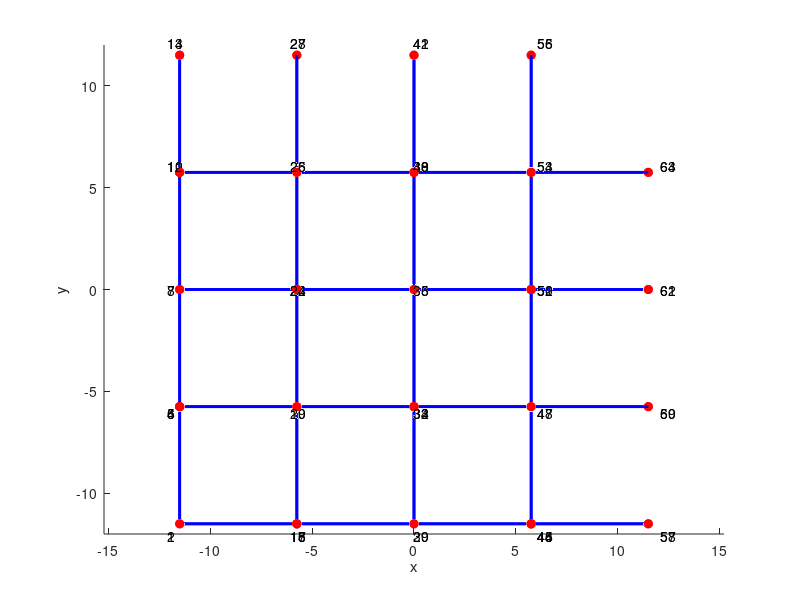
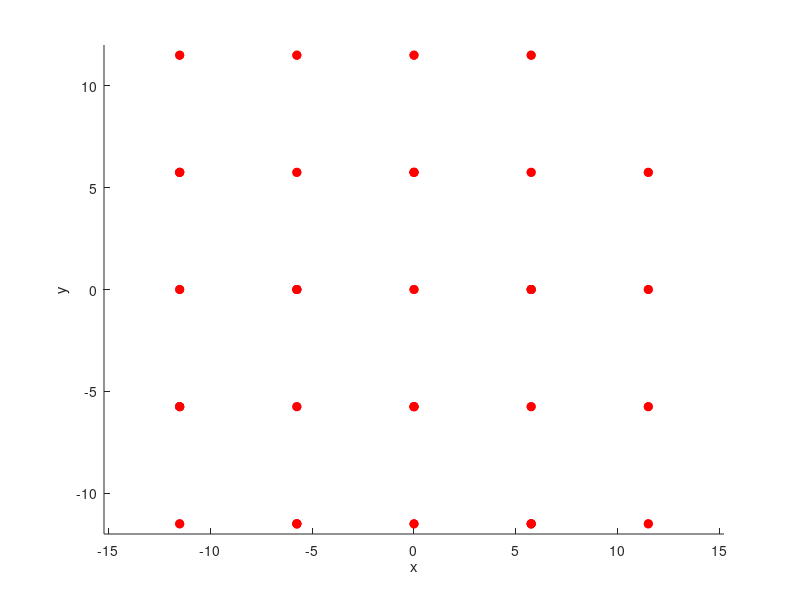

MATLAB code for these plots, in order:
clear;

%%
% This is the one with the extra struts

H=17.5;
h=5.5;
L=11.5;

%% Setup first system

Latt.Prep.H=H;
Latt.Prep.h=h;
Latt.Prep.L=L;

Latt.Prep.x=[-L -L./2 0 L./2 L].';
Latt.Prep.y=[-L -L./2 0 L./2 L].';
Latt.Prep.z=[-(H-h) -H./2 h-H./2 H./2-h H./2 H-h].';

Latt.Prep.XCoord=zeros(5,5,6);
Latt.Prep.YCoord=zeros(5,5,6);
Latt.Prep.ZCoord=zeros(5,5,6);
Latt.Prep.Phit=false(5,5,6);
Latt.Prep.PMap=zeros(5,5,6);
Latt.Prep.XLType=[2 1 2 1 2].';

Latt.Prep.LayerHit(1).Mp=false(5,6);
Latt.Prep.LayerHit(1).Mp([1 3 5],1)=true;
Latt.Prep.LayerHit(1).Mp([2 4],2)=true;
Latt.Prep.LayerHit(1).Mp([1 3 5],3)=true;
Latt.Prep.LayerHit(1).Mp([1 3 5],4)=true;
Latt.Prep.LayerHit(1).Mp([2 4],5)=true;
Latt.Prep.LayerHit(1).Mp([1 3 5],6)=true;

Latt.Prep.LayerHit(2).Mp=false(5,6);
Latt.Prep.LayerHit(2).Mp([2 4],1)=true;
Latt.Prep.LayerHit(2).Mp([1 3 5],2)=true;
Latt.Prep.LayerHit(2).Mp([2 4],3)=true;
Latt.Prep.LayerHit(2).Mp([2 4],4)=true;
Latt.Prep.LayerHit(2).Mp([1 3 5],5)=true;
Latt.Prep.LayerHit(2).Mp([2 4],6)=true;
Latt.Prep.NodePoints=zeros(74,3);
nNodes=0;

for nx=1:5   
    nType=Latt.Prep.XLType(nx);
    for ny=1:5
        for nz=1:6
            Latt.Prep.XCoord(ny,nx,nz)=Latt.Prep.x(nx);
            Latt.Prep.YCoord(ny,nx,nz)=Latt.Prep.y(ny);
            Latt.Prep.ZCoord(ny,nx,nz)=Latt.Prep.z(nz);
            
            Latt.Prep.Phit(ny,nx,nz)=Latt.Prep.LayerHit(nType).Mp(ny,nz);
            
            if (Latt.Prep.Phit(ny,nx,nz))
                nNodes=nNodes+1;
                Latt.Prep.NodePoints(nNodes,:)=[ny,nx,nz];
                Latt.Prep.PMap(ny,nx,nz)=nNodes;
            end
            
        end
    end
end

%%
Latt.Nodes=zeros(size(Latt.Prep.NodePoints,1),3);
for nNodes=1:size(Latt.Prep.NodePoints,1)
    ny=Latt.Prep.NodePoints(nNodes,1);
    nx=Latt.Prep.NodePoints(nNodes,2);
    nz=Latt.Prep.NodePoints(nNodes,3);
    Latt.Nodes(nNodes,:)=[Latt.Prep.XCoord(ny,nx,nz),...
        Latt.Prep.YCoord(ny,nx,nz),Latt.Prep.ZCoord(ny,nx,nz)];
end

%% Now for Beams
Latt.Prep.Layer(1).Struts=zeros(16,2);
Latt.Prep.Layer(1).ExtraStrut=false(16,1);
Latt.Prep.Layer(1).EdgeStrut=false(16,1);

Latt.Prep.Layer(1).ExtraStrut([8,9])=true;
Latt.Prep.Layer(1).EdgeStrut([3,16])=true;

Latt.Prep.Layer(1).Struts(1,:)=sort([1 6]);
Latt.Prep.Layer(1).Struts(2,:)=sort([2 7]);
Latt.Prep.Layer(1).Struts(3,:)=sort([3 8]);
Latt.Prep.Layer(1).Struts(4,:)=sort([6 4]);
Latt.Prep.Layer(1).Struts(5,:)=sort([4 7]);
Latt.Prep.Layer(1).Struts(6,:)=sort([7 5]);
Latt.Prep.Layer(1).Struts(7,:)=sort([5 8]);
Latt.Prep.Layer(1).Struts(8,:)=sort([4 12]);
Latt.Prep.Layer(1).Struts(9,:)=sort([5 13]);
Latt.Prep.Layer(1).Struts(10,:)=sort([9 12]);
Latt.Prep.Layer(1).Struts(11,:)=sort([10 12]);
Latt.Prep.Layer(1).Struts(12,:)=sort([10 13]);
Latt.Prep.Layer(1).Struts(13,:)=sort([13 11]);
Latt.Prep.Layer(1).Struts(14,:)=sort([9 14]);
Latt.Prep.Layer(1).Struts(15,:)=sort([10 15]);
Latt.Prep.Layer(1).Struts(16,:)=sort([11 16]);

Latt.Prep.Layer(1).ConnectStruts=[4 5 6 7 10 11 12 13];

Latt.Prep.Layer(1).NMap=zeros(16,2);
Latt.Prep.Layer(1).NMap(1,:)=[1,1];
Latt.Prep.Layer(1).NMap(2,:)=[3,1];
Latt.Prep.Layer(1).NMap(3,:)=[5,1];
Latt.Prep.Layer(1).NMap(4,:)=[2,2];
Latt.Prep.Layer(1).NMap(5,:)=[4,2];
Latt.Prep.Layer(1).NMap(6,:)=[1,3];
Latt.Prep.Layer(1).NMap(7,:)=[3,3];
Latt.Prep.Layer(1).NMap(8,:)=[5,3];
Latt.Prep.Layer(1).NMap(9,:)=[1,4];
Latt.Prep.Layer(1).NMap(10,:)=[3,4];
Latt.Prep.Layer(1).NMap(11,:)=[5,4];
Latt.Prep.Layer(1).NMap(12,:)=[2,5];
Latt.Prep.Layer(1).NMap(13,:)=[4,5];
Latt.Prep.Layer(1).NMap(14,:)=[1,6];
Latt.Prep.Layer(1).NMap(15,:)=[3,6];
Latt.Prep.Layer(1).NMap(16,:)=[5,6];



% --
Latt.Prep.Layer(2).Struts=zeros(15,2);
Latt.Prep.Layer(2).ExtraStrut=false(15,1);
Latt.Prep.Layer(2).EdgeStrut=false(15,1);

Latt.Prep.Layer(2).EdgeStrut(9)=true;

Latt.Prep.Layer(2).Struts(1,:)=sort([1 6]);
Latt.Prep.Layer(2).Struts(2,:)=sort([2 7]);
Latt.Prep.Layer(2).Struts(3,:)=sort([3 6]);
Latt.Prep.Layer(2).Struts(4,:)=sort([4 6]);
Latt.Prep.Layer(2).Struts(5,:)=sort([4 7]);
Latt.Prep.Layer(2).Struts(6,:)=sort([5 7]);
Latt.Prep.Layer(2).Struts(7,:)=sort([3 10]);
Latt.Prep.Layer(2).Struts(8,:)=sort([4 11]);
Latt.Prep.Layer(2).Struts(9,:)=sort([5 12]);
Latt.Prep.Layer(2).Struts(10,:)=sort([10 8]);
Latt.Prep.Layer(2).Struts(11,:)=sort([8 11]);
Latt.Prep.Layer(2).Struts(12,:)=sort([11 9]);
Latt.Prep.Layer(2).Struts(13,:)=sort([9 12]);
Latt.Prep.Layer(2).Struts(14,:)=sort([8 13]);
Latt.Prep.Layer(2).Struts(15,:)=sort([9 14]);

Latt.Prep.Layer(2).ConnectStruts=[3 4 5 6 10 11 12 13];

Latt.Prep.Layer(2).NMap=zeros(14,2);
Latt.Prep.Layer(2).NMap(1,:)=[2,1];
Latt.Prep.Layer(2).NMap(2,:)=[4,1];
Latt.Prep.Layer(2).NMap(3,:)=[1,2];
Latt.Prep.Layer(2).NMap(4,:)=[3,2];
Latt.Prep.Layer(2).NMap(5,:)=[5,2];
Latt.Prep.Layer(2).NMap(6,:)=[2,3];
Latt.Prep.Layer(2).NMap(7,:)=[4,3];
Latt.Prep.Layer(2).NMap(8,:)=[2,4];
Latt.Prep.Layer(2).NMap(9,:)=[4,4];
Latt.Prep.Layer(2).NMap(10,:)=[1,5];
Latt.Prep.Layer(2).NMap(11,:)=[3,5];
Latt.Prep.Layer(2).NMap(12,:)=[5,5];
Latt.Prep.Layer(2).NMap(13,:)=[2,6];
Latt.Prep.Layer(2).NMap(14,:)=[4,6];

%%
Latt.Struts=zeros(117,2);
Latt.ExtraStrut=false(117,1);
Latt.EdgeStrut=false(117,1);
nStrut=0;
for nLayer=1:5
   LayerType=Latt.Prep.XLType(nLayer);
   for nS=1:size(Latt.Prep.Layer(LayerType).Struts,1)
       nStrut=nStrut+1;
       p1=Latt.Prep.Layer(LayerType).Struts(nS,1);
       ny=Latt.Prep.Layer(LayerType).NMap(p1,1);
       nz=Latt.Prep.Layer(LayerType).NMap(p1,2);
       P1=Latt.Prep.PMap(ny,nLayer,nz);
       
       p2=Latt.Prep.Layer(LayerType).Struts(nS,2);
       ny=Latt.Prep.Layer(LayerType).NMap(p2,1);
       nz=Latt.Prep.Layer(LayerType).NMap(p2,2);
       P2=Latt.Prep.PMap(ny,nLayer,nz);
       
       Latt.Struts(nStrut,:)=[P1 P2];
       Latt.ExtraStrut(nStrut)=Latt.Prep.Layer(LayerType).ExtraStrut(nS);
       Latt.EdgeStrut(nStrut)=Latt.Prep.Layer(LayerType).EdgeStrut(nS);
       if nLayer==5
           Latt.EdgeStrut(nStrut)=true;
       end
       
   end
end

%%
for nLayer=1:5
   LayerType=Latt.Prep.XLType(nLayer);
   for nS=Latt.Prep.Layer(LayerType).ConnectStruts
       nStrut=nStrut+1;
       p1=Latt.Prep.Layer(LayerType).Struts(nS,1);
       ny=Latt.Prep.Layer(LayerType).NMap(p1,1);
       nz=Latt.Prep.Layer(LayerType).NMap(p1,2);
       P1=Latt.Prep.PMap(nLayer,ny,nz);
       
       p2=Latt.Prep.Layer(LayerType).Struts(nS,2);
       ny=Latt.Prep.Layer(LayerType).NMap(p2,1);
       nz=Latt.Prep.Layer(LayerType).NMap(p2,2);
       P2=Latt.Prep.PMap(nLayer,ny,nz);
       
       Latt.Struts(nStrut,:)=[P1 P2];
       Latt.ExtraStrut(nStrut)=Latt.Prep.Layer(LayerType).ExtraStrut(nS);
%        Latt.EdgeStrut(nStrut)=Latt.Prep.Layer(LayerType).EdgeStrut(nS);
       if nLayer==5
           Latt.EdgeStrut(nStrut)=true;
       end
       
   end
end

removeExtra=false;
removeEdge=true;

Latt.StrutsFull=Latt.Struts;
Latt.NodesFull=Latt.Nodes;

if (removeExtra) && (removeEdge)
    MyKeep=(~Latt.ExtraStrut)&(~Latt.EdgeStrut);
elseif removeExtra
    MyKeep=(~Latt.ExtraStrut);
elseif removeEdge
    MyKeep=(~Latt.EdgeStrut);
else
    MyKeep=true(117,1);
end

Latt.Struts=Latt.Struts(MyKeep,:);


%% Cleanup 
if removeEdge
MyUniqueNode=unique([Latt.Struts(:,1);Latt.Struts(:,2)]);
NodeKeep=false(length(Latt.Nodes),1);
NewNodeNum=zeros(length(Latt.Nodes),1);
NodeKeep(MyUniqueNode)=true;
nNode=0;
    for n1=1:length(NodeKeep)
       if NodeKeep(n1)
           nNode=nNode+1;
           NewNodeNum(n1)=nNode;
       end
    end
Latt.Nodes=Latt.Nodes(NodeKeep,:);

    for n1=1:length(Latt.Struts)
       Latt.Struts(n1,1)=NewNodeNum(Latt.Struts(n1,1));
       Latt.Struts(n1,2)=NewNodeNum(Latt.Struts(n1,2));
    end
end

%%
figure(1);
clf;
hold on;
plot3(Latt.Nodes(:,1),Latt.Nodes(:,2),Latt.Nodes(:,3),'ro','MarkerFaceColor','r');

for n1=1:length(Latt.Nodes)
%    if ~Latt.ExtraStrut(n1)
   XX=Latt.Nodes(n1,1);
   YY=Latt.Nodes(n1,2);
   ZZ=Latt.Nodes(n1,3);
   text(XX.*1.05,YY.*1.05,ZZ.*1.05,num2str(n1));
%    end
end

axis equal;

for n1=1:length(Latt.Struts)
%    if ~Latt.ExtraStrut(n1)
   XX=Latt.Nodes(Latt.Struts(n1,:),1);
   YY=Latt.Nodes(Latt.Struts(n1,:),2);
   ZZ=Latt.Nodes(Latt.Struts(n1,:),3);
   plot3(XX,YY,ZZ,'b-','LineWidth',2);
%    end
end

xlabel('x');
ylabel('y');
zlabel('z');

%% ------------------------------
% Convert to mesh
% Nodes
for n1=1:length(Latt.Nodes)
   Mesh.Node(n1).N=Latt.Nodes(n1,:).';
end

%%
Pr2.Mt.YM=115e3;
Pr2.Mt.nu=0.33;

Pr2.Ge.r=1.15;
Pr2.Mt.G=Pr2.Mt.YM./(2.*(1+Pr2.Mt.nu));
Pr2.Ge.kappa=6.*(1+Pr2.Mt.nu)./(7+Pr2.Mt.nu);

Pr2.Ge.Jtor=2.*(Pr2.Ge.r.^4)./12;
Pr2.Ge.I=(Pr2.Ge.r.^4)./12;
Pr2.Ge.A=(Pr2.Ge.r.^2);


Pr2.Mt.YS=1119;
Pr2.Mt.rho=(4430./1000).*((1e-3).^3);
Sc(1).Pr=Pr2;
l=26; 

%%
for n1=1:length(Latt.Struts)
   Mesh.Element(n1).Ps=Latt.Struts(n1,:);
   Mesh.Element(n1).Sc=1;
   Mesh.El(n1).Pr=Pr2;
end

Mesh.Prep=Latt.Prep;

save MyMesh Mesh Sc;

figure(10);
clf;
hold on;

for n1=1:length(Mesh.Node)
   x=Mesh.Node(n1).N(1);
   y=Mesh.Node(n1).N(2);
   z=Mesh.Node(n1).N(3);
   plot3(x,y,z,'ro','MarkerFaceColor','r');
end

axis equal;
xlabel('x');
ylabel('y');
zlabel('z');


